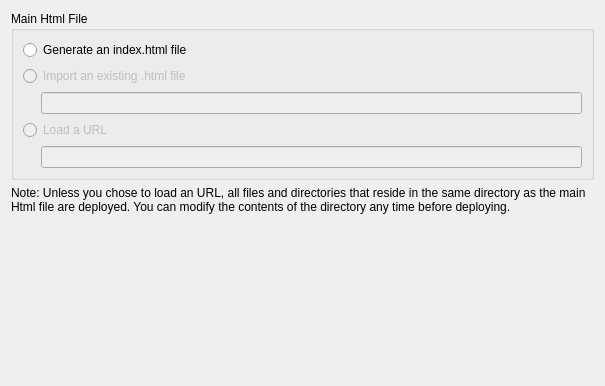
<?xml version="1.0" encoding="UTF-8"?>
<ui version="4.0">
 <class>Html5AppWizardSourcesPage</class>
 <widget class="QWizardPage" name="Html5AppWizardSourcesPage">
  <property name="geometry">
   <rect>
    <x>0</x>
    <y>0</y>
    <width>605</width>
    <height>386</height>
   </rect>
  </property>
  <property name="windowTitle">
   <string>WizardPage</string>
  </property>
  <layout class="QVBoxLayout" name="verticalLayout_2">
   <item>
    <widget class="QGroupBox" name="mainQmlFileGroupBox">
     <property name="title">
      <string>Main Html File</string>
     </property>
     <layout class="QGridLayout" name="gridLayout">
      <item row="0" column="0" colspan="2">
       <widget class="QRadioButton" name="newHtmlRadioButton">
        <property name="text">
         <string>Generate an index.html file</string>
        </property>
       </widget>
      </item>
      <item row="1" column="0" colspan="2">
       <widget class="QRadioButton" name="importExistingHtmlRadioButton">
        <property name="enabled">
         <bool>false</bool>
        </property>
        <property name="text">
         <string>Import an existing .html file</string>
        </property>
       </widget>
      </item>
      <item row="2" column="1">
       <widget class="Utils::PathChooser" name="mainHtmlFileLineEdit">
        <property name="enabled">
         <bool>false</bool>
        </property>
       </widget>
      </item>
      <item row="2" column="0">
       <spacer name="horizontalSpacer">
        <property name="orientation">
         <enum>Qt::Horizontal</enum>
        </property>
        <property name="sizeType">
         <enum>QSizePolicy::Maximum</enum>
        </property>
        <property name="sizeHint" stdset="0">
         <size>
          <width>12</width>
          <height>20</height>
         </size>
        </property>
       </spacer>
      </item>
      <item row="3" column="0" colspan="2">
       <widget class="QRadioButton" name="loadAUrlRadioButton">
        <property name="enabled">
         <bool>false</bool>
        </property>
        <property name="text">
         <string>Load a URL</string>
        </property>
       </widget>
      </item>
      <item row="4" column="1">
       <widget class="QLineEdit" name="loadAUrlLineEdit">
        <property name="enabled">
         <bool>false</bool>
        </property>
       </widget>
      </item>
      <item row="4" column="0">
       <spacer name="horizontalSpacer_2">
        <property name="orientation">
         <enum>Qt::Horizontal</enum>
        </property>
        <property name="sizeType">
         <enum>QSizePolicy::Maximum</enum>
        </property>
        <property name="sizeHint" stdset="0">
         <size>
          <width>12</width>
          <height>20</height>
         </size>
        </property>
       </spacer>
      </item>
     </layout>
    </widget>
   </item>
   <item>
    <widget class="QLabel" name="deploymentNote">
     <property name="sizePolicy">
      <sizepolicy hsizetype="Preferred" vsizetype="Preferred">
       <horstretch>0</horstretch>
       <verstretch>1</verstretch>
      </sizepolicy>
     </property>
     <property name="text">
      <string>Note: Unless you chose to load an URL, all files and directories that reside in the same directory as the main Html file are deployed. You can modify the contents of the directory any time before deploying.</string>
     </property>
     <property name="alignment">
      <set>Qt::AlignLeading|Qt::AlignLeft|Qt::AlignTop</set>
     </property>
     <property name="wordWrap">
      <bool>true</bool>
     </property>
    </widget>
   </item>
  </layout>
 </widget>
 <customwidgets>
  <customwidget>
   <class>Utils::PathChooser</class>
   <extends>QLineEdit</extends>
   <header location="global">utils/pathchooser.h</header>
   <container>1</container>
   <slots>
    <signal>editingFinished()</signal>
    <signal>browsingFinished()</signal>
   </slots>
  </customwidget>
 </customwidgets>
 <resources/>
 <connections/>
</ui>
